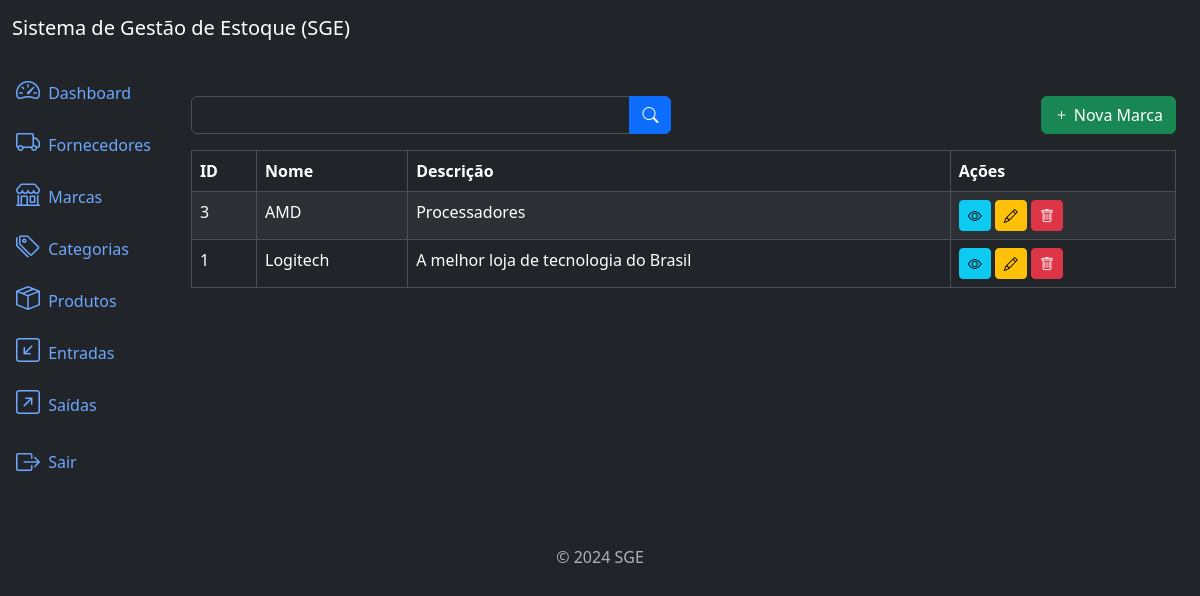
/brands/list (signed in), run on the app's committed database.
### brands/models.py (models this page shows, shortened)
class Brand(models.Model):
    name = models.CharField(max_length=500)
    description = models.TextField(null=True, blank=True)
    created_at = models.DateTimeField(auto_now_add=True)
    updated_at = models.DateTimeField(auto_now=True)
    class Meta:
        ordering = ['name']

### brands/views.py (the view)
# urls.py: path('brands/list', BrandListView.as_view(), name='brand_list'),
class BrandListView(LoginRequiredMixin, PermissionRequiredMixin, ListView):
    model = Brand
    template_name = 'brand_list.html'
    context_object_name = 'brands'
    paginate_by = 10
    permission_required = 'brands.view_brand'
    def get_queryset(self):
        queryset = super().get_queryset()
        name = self.request.GET.get("name")
        if name:
            queryset = queryset.filter(name__icontains=name)
        return queryset

### brands/templates/brand_list.html (shortened to what this page needs)
{% extends 'base.html' %}
{% block content %}
<div class="row mb-3">
    <div class="col-md-6">
        <form method="get" action="{% url 'brand_list' %}">
            <div class="input-group">
                <input type="text" class="form-control" name="name" label="Nome" value="{{ request.GET.name }}">
                <button type="submit" class="btn btn-primary">
                    <i class="bi bi-search"></i>
                </button>
            </div>
        </form>
    </div>
    {% if perms.brands.add_brand %}
    <div class="col-md-6">
        <a href="{% url 'brand_create' %}" class="btn btn-success float-end">
            <i class="bi bi-plus"></i>
            Nova Marca
        </a>
    </div>
    {% endif %}
</div>
<div class="table-responsive">
    <table class="table table-striped table-bordered">
        <thead class="thead-dark">
            <tr>
                <th>ID</th>
                <th>Nome</th>
                <th>Descrição</th>
                <th>Ações</th>
            </tr>
        </thead>
        <tbody>
            {% for brand in brands %}
            <tr>
                <td>{{ brand.id }}</td>
                <td>{{ brand.name }}</td>
                <td>{{ brand.description }}</td>
                <td>
                    <a href="{% url 'brand_detail' brand.id %}" class="btn btn-info btn-sm">
                        <i class="bi bi-eye"></i>
                    </a>
                    {% if perms.brands.change_brand %}
                    <a href="{% url 'brand_update' brand.id %}" class="btn btn-warning btn-sm">
                        <i class="bi bi-pencil"></i>
                    </a>
                    {% endif %}
                    {% if perms.brands.delete_brand %}
                    <a href="{% url 'brand_delete' brand.id %}" class="btn btn-danger btn-sm">
                        <i class="bi bi-trash"></i>
                    </a>
                    {% endif %}
                </td>
            </tr>
            {% endfor %}
        </tbody>
    </table>
</div>
{% endblock %}

### data on the page
Brand: id "3", name "AMD", description "Processadores"
Brand: id "1", name "Logitech", description "A melhor loja de tecnologia do Brasil"
